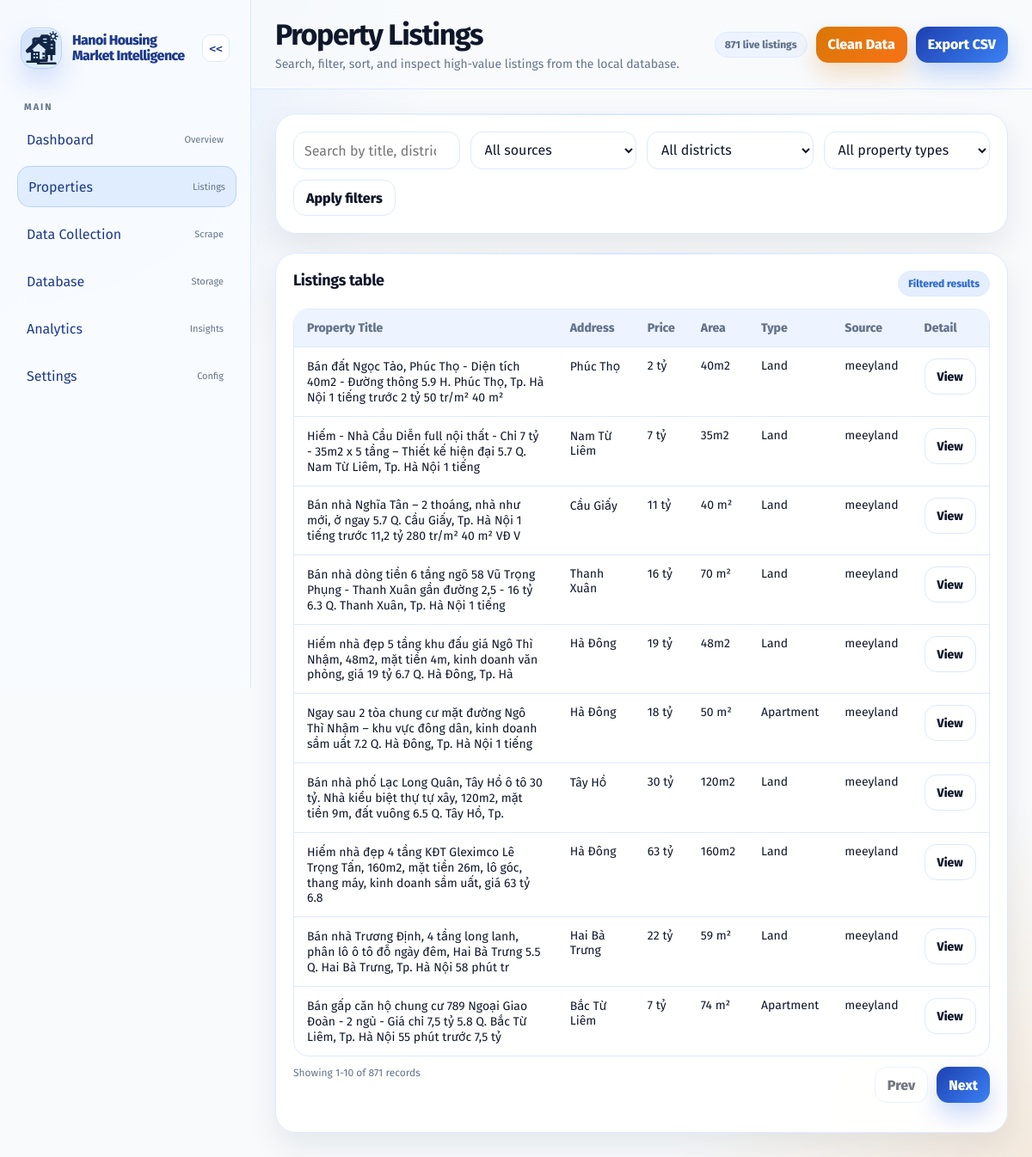
Screenshot of /properties with the database file from the repository.
### tables this page shows
CREATE TABLE properties (
                id INTEGER PRIMARY KEY AUTOINCREMENT,
                title TEXT,
                district TEXT,
                address TEXT,
                price REAL,
                price_text TEXT,
                area REAL,
                area_text TEXT,
                property_type TEXT,
                listing_date TEXT,
                source TEXT,
                url TEXT,
                created_at TEXT DEFAULT CURRENT_TIMESTAMP
            , ai_predicted_price REAL, ai_valuation_report TEXT);

### app.py (the view)
@app.get("/properties")
def properties():
    all_rows = _load_property_rows()
    filtered_rows = _filter_property_rows(all_rows, request.args)
    per_page = 10
    page = request.args.get("page", 1, type=int)
    total = len(filtered_rows)
    total_pages = max(1, math.ceil(total / per_page))
    page = min(max(page, 1), total_pages)
    start = (page - 1) * per_page
    end = start + per_page
    page_rows = filtered_rows[start:end]
    sources, districts, property_types = _property_filter_options(all_rows)
    query_args = request.args.to_dict(flat=True)
    query_args.pop("page", None)
    return render_template(
        "properties.html",
        properties=page_rows,
        sources=sources,
        districts=districts,
        property_types=property_types,
        filters={
            "q": request.args.get("q", ""),
            "source": request.args.get("source", "all"),
            "district": request.args.get("district", "all"),
            "property_type": request.args.get("property_type", "all"),
        },
        pagination={
            "page": page,
            "per_page": per_page,
            "total": total,
            "total_pages": total_pages,
            "start": start + 1 if total else 0,
            "end": min(end, total),
            "has_prev": page > 1,
            "has_next": page < total_pages,
            "prev_page": page - 1,
            "next_page": page + 1,
        },
        query_args=query_args,
    )

### app.py (called while the page is built)
@app.after_request
def add_response_headers(response):
    response.headers['Access-Control-Allow-Origin'] = '*'
    response.headers['Access-Control-Allow-Methods'] = 'GET, POST, OPTIONS'
    response.headers['Access-Control-Allow-Headers'] = 'Content-Type'
    response.headers['Cache-Control'] = 'no-store'
    return response

def _normalise_external_url(url, source=None):
    if not url:
        return None
    value = str(url).strip()
    if not value or value.lower() in {"none", "nan", "null"}:
        return None
    if source == "nhadat24h" and "/tim-kiem" in value:
        return None
    if not value.startswith(("http://", "https://")):
        return None
    return value

def _load_property_rows():
    repo = PropertyRepository()
    records = [dict(row) for row in repo.fetch_all()]
    dataframe = transform_records(records)
    properties = dataframe.to_dict("records")
    for item in properties:
        item["url"] = _normalise_external_url(item.get("url"), item.get("source"))
    return properties

def _property_filter_options(rows):
    sources = sorted({str(item.get("source") or "").lower() for item in rows if item.get("source")})
    districts = sorted({str(item.get("district") or "") for item in rows if item.get("district") and str(item.get("district")).lower() != "unknown"})
    property_types = sorted({str(item.get("property_type") or "") for item in rows if item.get("property_type")})
    return sources, districts, property_types

### src/database/db_connection.py (called while the page is built)
def get_connection() -> sqlite3.Connection:
    DB_PATH.parent.mkdir(parents=True, exist_ok=True)
    conn = sqlite3.connect(DB_PATH)
    conn.row_factory = sqlite3.Row
    return conn

### src/database/property_repository.py (called while the page is built)
    def fetch_all(self):
        conn = get_connection()
        try:
            return conn.execute("SELECT * FROM properties ORDER BY id DESC").fetchall()
        finally:
            conn.close()

### src/processing/clean_area.py (called while the page is built, shortened)
def clean_area(value):
    if isinstance(value, (int, float)):
        if isinstance(value, float) and math.isnan(value):
            return float('nan')
        return float(value) if value > 0 else float('nan')

### src/processing/clean_price.py (called while the page is built, shortened)
def clean_price(value):
    if isinstance(value, (int, float)):
        if math.isnan(value) if isinstance(value, float) else False:
            return float('nan')
        return float(value)

### src/processing/transform_data.py (called while the page is built)
def transform_records(records):
    return DataCleaner().clean(records)

### templates/properties.html (shortened to what this page needs)
<!doctype html>
<html lang="en">
  <head>
    <link rel="stylesheet" href="{{ url_for('static', filename='css/style.css') }}" />
  </head>
  <body>
    <div class="app-shell">
      <aside class="sidebar">
        <div class="brand"><div class="brand-mark" aria-hidden="true"></div><h2>Hanoi Housing Market Intelligence</h2></div>
        <nav class="nav-group"><div class="nav-group-title">Main</div><a class="nav-link" href="/dashboard">Dashboard <small>Overview</small></a><a class="nav-link active" href="/properties">Properties <small>Listings</small></a><a class="nav-link" href="/data-collection">Data Collection <small>Scrape</small></a><a class="nav-link" href="/database">Database <small>Storage</small></a><a class="nav-link" href="/analytics">Analytics <small>Insights</small></a><a class="nav-link" href="/settings">Settings <small>Config</small></a></nav>
      </aside>
      <main class="main-panel">
        <header class="topbar">
          <div>
            <h1>Property Listings</h1>
            <p>Search, filter, sort, and inspect high-value listings from the local database.</p>
          </div>
          <div class="topbar-actions">
            <span class="chip">{{ pagination.total }} live listings</span>
            <button id="cleanDataBtn" class="btn btn-warning" onclick="cleanData()">Clean Data</button>
            <a class="btn btn-primary" href="{{ url_for('export_properties_csv', **query_args) }}">Export CSV</a>
          </div>
        </header>
        <section class="page-content">
          <article class="card">
            <form class="search-row" method="get" action="{{ url_for('properties') }}">
              <input class="search-box" name="q" type="search" value="{{ filters.q }}" placeholder="Search by title, district, or address" />
              <select class="select-box" name="source">
                <option value="all" {% if filters.source == 'all' %}selected{% endif %}>All sources</option>
              </select>
              <select class="select-box" name="district">
                <option value="all" {% if filters.district == 'all' %}selected{% endif %}>All districts</option>
              </select>
              <select class="select-box" name="property_type">
                <option value="all" {% if filters.property_type == 'all' %}selected{% endif %}>All property types</option>
              </select>
              <button class="btn btn-secondary" type="submit">Apply filters</button>
            </form>
          </article>
          <article class="card">
            <div class="panel-header"><h3>Listings table</h3><span class="badge badge-info">Filtered results</span></div>
            <div class="table-wrap">
              <table class="table">
                <thead><tr><th>Property Title</th><th>Address</th><th>Price</th><th>Area</th><th>Type</th><th>Source</th><th>Detail</th></tr></thead>
                <tbody>
                  {% if properties %}
                    {% for item in properties %}
                      <tr><td>{{ item.title or 'Untitled listing' }}</td><td>{{ item.address or item.district or 'Unknown' }}</td><td>{{ item.price_text or item.price or '—' }}</td><td>{{ item.area_text or ((item.area|string) ~ ' m²' if item.area else '—') }}</td><td>{{ item.property_type or 'Land' }}</td><td>{{ item.source or 'unknown' }}</td><td>{% if item.url %}<a class="btn btn-secondary" href="{{ item.url }}" target="_blank" rel="noopener noreferrer">View</a>{% else %}<button class="btn btn-secondary" disabled title="No detail link saved for this listing">View</button>{% endif %}</td></tr>
                    {% endfor %}
                  {% else %}
                    <tr><td colspan="7">No properties found.</td></tr>
                  {% endif %}
                </tbody>
              </table>
            </div>
            <div class="panel-header" style="margin-top:12px;">
              <span class="small-note">Showing {{ pagination.start }}-{{ pagination.end }} of {{ pagination.total }} records</span>
              <div class="topbar-actions">
                {% if pagination.has_prev %}
                  <a class="btn btn-secondary" href="{{ url_for('properties', page=pagination.prev_page, **query_args) }}">Prev</a>
                {% else %}
                  <button class="btn btn-secondary" disabled>Prev</button>
                {% endif %}
                {% if pagination.has_next %}
                  <a class="btn btn-primary" href="{{ url_for('properties', page=pagination.next_page, **query_args) }}">Next</a>
                {% else %}
                  <button class="btn btn-primary" disabled>Next</button>
                {% endif %}
              </div>
            </div>
          </article>
        </section>
      </main>
    </div>
  </body>
</html>

### rows the page displays
properties: title "Bán đất Ngọc Tảo, Phúc Thọ - Diện tích 40m2 - Đường thông 5.9 H. Phúc Thọ, Tp. Hà Nội 1 tiếng trước 2 tỷ 50 tr/m² 40 m²", address "Phúc Thọ", price_text "2 tỷ", area_text "40m2", property_type "Land", source "meeyland"
properties: title "Hiếm - Nhà Cầu Diễn full nội thất - Chỉ 7 tỷ - 35m2 x 5 tầng – Thiết kế hiện đại 5.7 Q. Nam Từ Liêm, Tp. Hà Nội 1 tiếng", address "Nam Từ Liêm", price_text "7 tỷ", area_text "35m2", property_type "Land", source "meeyland"
properties: title "Bán nhà Nghĩa Tân – 2 thoáng, nhà như mới, ở ngay 5.7 Q. Cầu Giấy, Tp. Hà Nội 1 tiếng trước 11,2 tỷ 280 tr/m² 40 m² VĐ V", address "Cầu Giấy", price_text "11 tỷ", area_text "40 m²", property_type "Land", source "meeyland"
properties: title "Bán nhà dòng tiền 6 tầng ngõ 58 Vũ Trọng Phụng - Thanh Xuân gần đường 2,5 - 16 tỷ 6.3 Q. Thanh Xuân, Tp. Hà Nội 1 tiếng", address "Thanh Xuân", price_text "16 tỷ", area_text "70 m²", property_type "Land", source "meeyland"
properties: title "Hiếm nhà đẹp 5 tầng khu đấu giá Ngô Thì Nhậm, 48m2, mặt tiền 4m, kinh doanh văn phòng, giá 19 tỷ 6.7 Q. Hà Đông, Tp. Hà", address "Hà Đông", price_text "19 tỷ", area_text "48m2", property_type "Land", source "meeyland"
properties: title "Ngay sau 2 tòa chung cư mặt đường Ngô Thì Nhậm – khu vực đông dân, kinh doanh sầm uất 7.2 Q. Hà Đông, Tp. Hà Nội 1 tiếng", address "Hà Đông", price_text "18 tỷ", area_text "50 m²", property_type "Apartment", source "meeyland"
properties: title "Bán nhà phố Lạc Long Quân, Tây Hồ ô tô 30 tỷ. Nhà kiểu biệt thự tự xây, 120m2, mặt tiền 9m, đất vuông 6.5 Q. Tây Hồ, Tp.", address "Tây Hồ", price_text "30 tỷ", area_text "120m2", property_type "Land", source "meeyland"
properties: title "Hiếm nhà đẹp 4 tầng KĐT Gleximco Lê Trọng Tấn, 160m2, mặt tiền 26m, lô góc, thang máy, kinh doanh sầm uất, giá 63 tỷ 6.8", address "Hà Đông", price_text "63 tỷ", area_text "160m2", property_type "Land", source "meeyland"
properties: title "Bán nhà Trương Định, 4 tầng long lanh, phân lô ô tô đỗ ngày đêm, Hai Bà Trưng 5.5 Q. Hai Bà Trưng, Tp. Hà Nội 58 phút tr", address "Hai Bà Trưng", price_text "22 tỷ", area_text "59 m²", property_type "Land", source "meeyland"
properties: title "Bán gấp căn hộ chung cư 789 Ngoại Giao Đoàn - 2 ngủ - Giá chỉ 7,5 tỷ 5.8 Q. Bắc Từ Liêm, Tp. Hà Nội 55 phút trước 7,5 tỷ", address "Bắc Từ Liêm", price_text "7 tỷ", area_text "74 m²", property_type "Apartment", source "meeyland"

### other values shown
{{ pagination.total }} "871"
{{ pagination.start }} "1"
{{ pagination.end }} "10"
